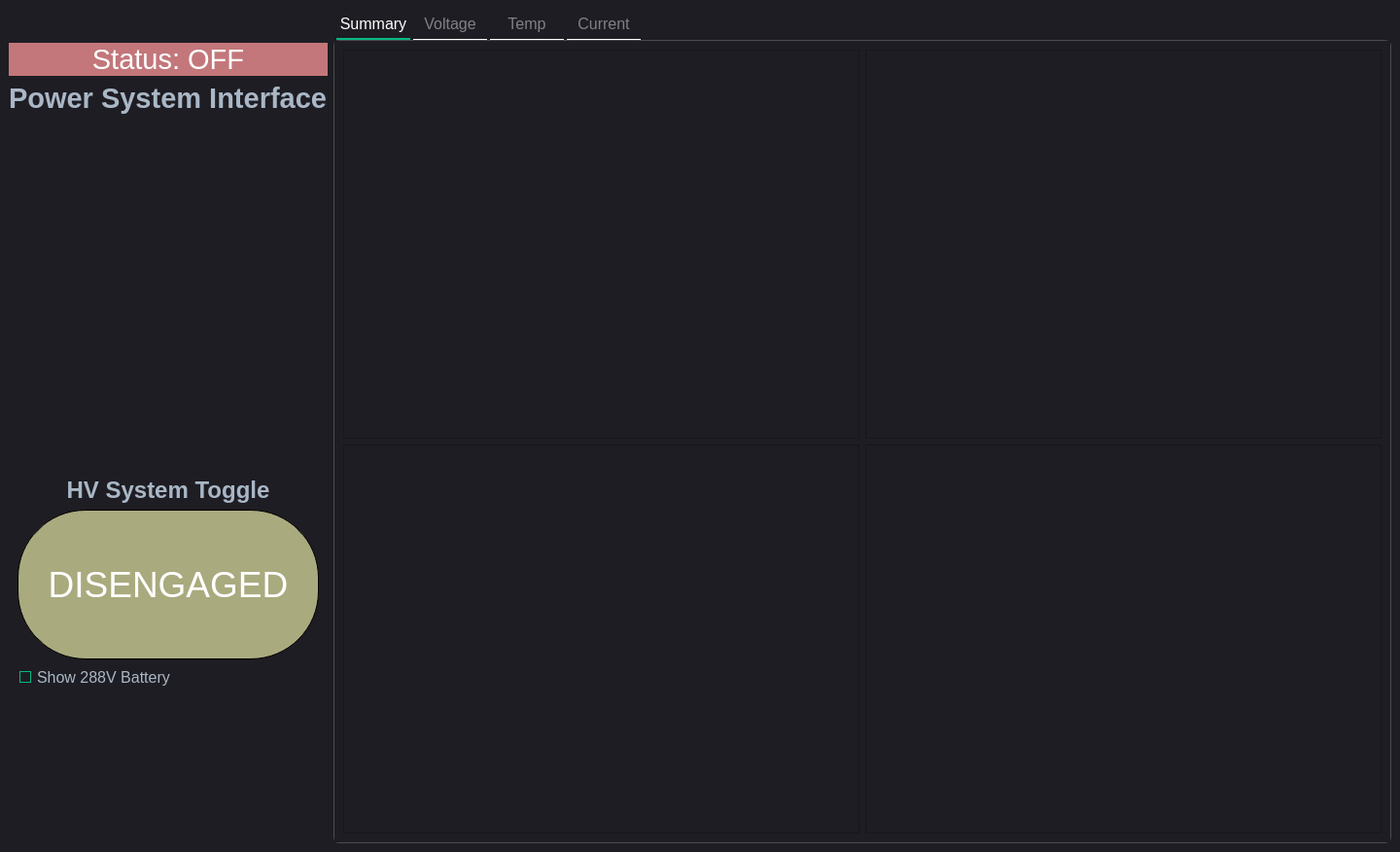
<?xml version="1.0" encoding="UTF-8"?>
<ui version="4.0">
 <class>MainWindow</class>
 <widget class="QMainWindow" name="MainWindow">
  <property name="geometry">
   <rect>
    <x>0</x>
    <y>0</y>
    <width>1440</width>
    <height>876</height>
   </rect>
  </property>
  <property name="windowTitle">
   <string>UTHT Power System Testing Interface</string>
  </property>
  <property name="styleSheet">
   <string notr="true">/*
Material Dark Style Sheet for QT Applications
Author: Jaime A. Quiroga P.
Inspired on https://github.com/jxfwinter/qt-material-stylesheet
Company: GTRONICK
Last updated: 04/12/2018, 15:00.
Available at: https://github.com/GTRONICK/QSS/blob/master/MaterialDark.qss
*/
QMainWindow, QWidget{
	background-color:#1e1d23;
}

QDialog {
	background-color:#1e1d23;
}
QColorDialog {
	background-color:#1e1d23;
}
QTextEdit {
	background-color:#1e1d23;
	color: #a9b7c6;
}
QPlainTextEdit {
	selection-background-color:#007b50;
	background-color:#1e1d23;
	border-style: solid;
	border-top-color: transparent;
	border-right-color: transparent;
	border-left-color: transparent;
	border-bottom-color: transparent;
	border-width: 1px;
	color: #a9b7c6;
}
QPushButton{
	border-style: solid;
	border-top-color: transparent;
	border-right-color: transparent;
	border-left-color: transparent;
	border-bottom-color: transparent;
	border-width: 1px;
	border-style: solid;
	color: #a9b7c6;
	padding: 2px;
	background-color: qlineargradient(x1: 0, y1: 0, x2: 1, y2: 1,
                                      stop: 0 #dadbde, stop:  1 rgb(80, 195, 26));
border: 1px solid; 
border-radius:70%; 
color: #99615f;
}
QPushButton::default{
	border-style: inset;
	border-top-color: transparent;
	border-right-color: transparent;
	border-left-color: transparent;
	border-bottom-color: #04b97f;
	border-width: 1px;
	color: #a9b7c6;
	padding: 2px;
	background-color: #1e1d23;
}
QPushButton:hover{
	border-style: solid;
	border-top-color: #ffffff;
	border-right-color: #ffffff;
	border-left-color: #ffffff;
	border-bottom-color: #ffffff;
	border-left-width: 1px;
	border-right-width: 1px;
	border-top-width: 1px;
	border-bottom-width: 1px;

	border-style: solid;
	background-color: qlineargradient(x1: 0, y1: 0, x2: 1, y2: 1,
                                      stop: 0 #dadbde, stop:  1 rgb(68, 162, 21));
	padding-bottom: 2px;
	 color: #FFFFFF;
}
QPushButton:pressed{
	border-style: solid;
	
	border-top-color: #ffffff;
	border-right-color: #ffffff;
	border-left-color: #ffffff;
	border-bottom-color: #ffffff;
	border-left-width: 3px;
	border-right-width: 3px;
	border-top-width: 3px;
	border-bottom-width: 3px;
	border-style: solid;
	 color: #FFFFFF;
	padding-bottom: 1px;
	background-color: qlineargradient(x1: 0, y1: 0, x2: 1, y2: 1,
                                      stop: 0 #dadbde, stop:  1 rgb(68, 162, 21));}
QToolButton {
	border-style: solid;
	border-top-color: transparent;
	border-right-color: transparent;
	border-left-color: transparent;
	border-bottom-color: #04b97f;
	border-bottom-width: 1px;
	border-style: solid;
	color: #a9b7c6;
	padding: 2px;
	background-color: #1e1d23;
}
QToolButton:hover{
	border-style: solid;
	border-top-color: transparent;
	border-right-color: transparent;
	border-left-color: transparent;
	border-bottom-color: #37efba;
	border-bottom-width: 2px;
	border-style: solid;
	color: #FFFFFF;
	padding-bottom: 1px;
	background-color: #1e1d23;
}
n
QPushButton:disabled{
	border-style: solid;
	border-top-color: transparent;
	border-right-color: transparent;
	border-left-color: transparent;
	border-bottom-color: #808086;
	border-bottom-width: 2px;
	border-style: solid;
	color: #808086;
	padding-bottom: 1px;
	background-color: #1e1d23;
}
QLineEdit {
	border-width: 1px; border-radius: 4px;
	border-color: rgb(58, 58, 58);
	border-style: inset;
	padding: 0 8px;
	color: #a9b7c6;
	background:#1e1d23;
	selection-background-color:#007b50;
	selection-color: #FFFFFF;
}
QLabel {
	color: #a9b7c6;
}
QLCDNumber {
	color: #37e6b4;
}
QProgressBar {
	text-align: center;
	color: rgb(240, 240, 240);
	border-width: 1px; 
	border-radius: 10px;
	border-color: rgb(58, 58, 58);
	border-style: inset;
	background-color:#1e1d23;
}
QProgressBar::chunk {
	background-color: #04b97f;
	border-radius: 5px;
}
QMenuBar {
	background-color: #1e1d23;
}
QMenuBar::item {
	color: #a9b7c6;
  	spacing: 3px;
  	padding: 1px 4px;
  	background: #1e1d23;
}

QMenuBar::item:selected {
  	background:#1e1d23;
	color: #FFFFFF;
}
QMenu::item:selected {
	border-style: solid;
	border-top-color: transparent;
	border-right-color: transparent;
	border-left-color: #04b97f;
	border-bottom-color: transparent;
	border-left-width: 2px;
	color: #FFFFFF;
	padding-left:15px;
	padding-top:4px;
	padding-bottom:4px;
	padding-right:7px;
	background-color: #1e1d23;
}
QMenu::item {
	border-style: solid;
	border-top-color: transparent;
	border-right-color: transparent;
	border-left-color: transparent;
	border-bottom-color: transparent;
	border-bottom-width: 1px;
	border-style: solid;
	color: #a9b7c6;
	padding-left:17px;
	padding-top:4px;
	padding-bottom:4px;
	padding-right:7px;
	background-color: #1e1d23;
}
QMenu{
	background-color:#1e1d23;
}
QTabWidget {
	color:rgb(0,0,0);
	background-color:#1e1d23;
}

QTabWidget::pane {
		border-color: rgb(77,77,77);
		background-color:#1e1d23;
		border-style: solid;
		border-width: 1px;
    	border-radius: 6px;
}

QTabBar::tab {
	border-style: solid;
	border-radius: 20%;
	border-top-color: white;
	border-right-color: white;
	border-left-color: white;
	border-bottom-color: white;
	border-bottom-width: 1px;
	border-style: solid;
	color: #808086;
	padding: 3px;
	margin-left:3px;
	width: 70px;
	height: 25px;
	background-color: #1e1d23;
}
QTabBar::tab:selected, QTabBar::tab:last:selected, QTabBar::tab:hover {
  	border-style: solid;
	border-top-color: transparent;
	border-right-color: transparent;
	border-left-color: transparent;
	border-bottom-color: #04b97f;
	border-bottom-width: 2px;
	border-style: solid;
	color: #FFFFFF;
	padding-left: 3px;
	padding-bottom: 2px;
	margin-left:3px;
	background-color: #1e1d23;
}

QCheckBox {
	color: #a9b7c6;
	padding: 2px;
}
QCheckBox:disabled {
	color: #808086;
	padding: 2px;
}

QCheckBox:hover {
	border-radius:4px;
	border-style:solid;
	padding-left: 1px;
	padding-right: 1px;
	padding-bottom: 1px;
	padding-top: 1px;
	border-width:1px;
	border-color: rgb(87, 97, 106);
	background-color:#1e1d23;
}
QCheckBox::indicator:checked {

	height: 10px;
	width: 10px;
	border-style:solid;
	border-width: 1px;
	border-color: #04b97f;
	color: #a9b7c6;
	background-color: #04b97f;
}
QCheckBox::indicator:unchecked {

	height: 10px;
	width: 10px;
	border-style:solid;
	border-width: 1px;
	border-color: #04b97f;
	color: #a9b7c6;
	background-color: transparent;
}
QRadioButton {
	color: #a9b7c6;
	background-color: #1e1d23;
	padding: 1px;
}
QRadioButton::indicator:checked {
	height: 10px;
	width: 10px;
	border-style:solid;
	border-radius:5px;
	border-width: 1px;
	border-color: #04b97f;
	color: #a9b7c6;
	background-color: #04b97f;
}
QRadioButton::indicator:!checked {
	height: 10px;
	width: 10px;
	border-style:solid;
	border-radius:5px;
	border-width: 1px;
	border-color: #04b97f;
	color: #a9b7c6;
	background-color: transparent;
}
QStatusBar {
	color:#027f7f;
}
QSpinBox {
	color: #a9b7c6;	
	background-color: #1e1d23;
}
QDoubleSpinBox {
	color: #a9b7c6;	
	background-color: #1e1d23;
}
QTimeEdit {
	color: #a9b7c6;	
	background-color: #1e1d23;
}
QDateTimeEdit {
	color: #a9b7c6;	
	background-color: #1e1d23;
}
QDateEdit {
	color: #a9b7c6;	
	background-color: #1e1d23;
}
QComboBox {
	color: #a9b7c6;	
	background: #1e1d23;
}
QComboBox:editable {
	background: #1e1d23;
	color: #a9b7c6;
	selection-background-color: #1e1d23;
}
QComboBox QAbstractItemView {
	color: #a9b7c6;	
	background: #1e1d23;
	selection-color: #FFFFFF;
	selection-background-color: #1e1d23;
}
QComboBox:!editable:on, QComboBox::drop-down:editable:on {
	color: #a9b7c6;	
	background: #1e1d23;
}
QFontComboBox {
	color: #a9b7c6;	
	background-color: #1e1d23;
}
QToolBox {
	color: #a9b7c6;
	background-color: #1e1d23;
}
QToolBox::tab {
	color: #a9b7c6;
	background-color: #1e1d23;
}
QToolBox::tab:selected {
	color: #FFFFFF;
	background-color: #1e1d23;
}
QScrollArea {
	color: #FFFFFF;
	background-color: #1e1d23;
}
QSlider::groove:horizontal {
	height: 5px;
	background: #04b97f;
}
QSlider::groove:vertical {
	width: 5px;
	background: #04b97f;
}
QSlider::handle:horizontal {
	background: qlineargradient(x1:0, y1:0, x2:1, y2:1, stop:0 #b4b4b4, stop:1 #8f8f8f);
	border: 1px solid #5c5c5c;
	width: 14px;
	margin: -5px 0;
	border-radius: 7px;
}
QSlider::handle:vertical {
	background: qlineargradient(x1:1, y1:1, x2:0, y2:0, stop:0 #b4b4b4, stop:1 #8f8f8f);
	border: 1px solid #5c5c5c;
	height: 14px;
	margin: 0 -5px;
	border-radius: 7px;
}
QSlider::add-page:horizontal {
    background: white;
}
QSlider::add-page:vertical {
    background: white;
}
QSlider::sub-page:horizontal {
    background: #04b97f;
}
QSlider::sub-page:vertical {
    background: #04b97f;
}</string>
  </property>
  <widget class="QWidget" name="centralwidget">
   <layout class="QHBoxLayout" name="horizontalLayout">
    <item>
     <layout class="QVBoxLayout" name="powerbuttonlayout">
      <property name="topMargin">
       <number>35</number>
      </property>
      <property name="bottomMargin">
       <number>150</number>
      </property>
      <item>
       <widget class="QLabel" name="statuslabel">
        <property name="sizePolicy">
         <sizepolicy hsizetype="Preferred" vsizetype="Maximum">
          <horstretch>0</horstretch>
          <verstretch>0</verstretch>
         </sizepolicy>
        </property>
        <property name="maximumSize">
         <size>
          <width>16777215</width>
          <height>16777215</height>
         </size>
        </property>
        <property name="font">
         <font>
          <pointsize>22</pointsize>
         </font>
        </property>
        <property name="styleSheet">
         <string notr="true">color: white; background-color:  #c3777a;</string>
        </property>
        <property name="text">
         <string>Status: OFF</string>
        </property>
        <property name="alignment">
         <set>Qt::AlignHCenter|Qt::AlignTop</set>
        </property>
       </widget>
      </item>
      <item>
       <widget class="QLabel" name="titlelabel">
        <property name="sizePolicy">
         <sizepolicy hsizetype="Preferred" vsizetype="Maximum">
          <horstretch>0</horstretch>
          <verstretch>0</verstretch>
         </sizepolicy>
        </property>
        <property name="font">
         <font>
          <pointsize>22</pointsize>
          <weight>75</weight>
          <bold>true</bold>
         </font>
        </property>
        <property name="styleSheet">
         <string notr="true"/>
        </property>
        <property name="text">
         <string>Power System Interface</string>
        </property>
        <property name="wordWrap">
         <bool>true</bool>
        </property>
        <property name="margin">
         <number>5</number>
        </property>
       </widget>
      </item>
      <item>
       <spacer name="verticalSpacer">
        <property name="orientation">
         <enum>Qt::Vertical</enum>
        </property>
        <property name="sizeType">
         <enum>QSizePolicy::MinimumExpanding</enum>
        </property>
        <property name="sizeHint" stdset="0">
         <size>
          <width>20</width>
          <height>40</height>
         </size>
        </property>
       </spacer>
      </item>
      <item>
       <widget class="QFrame" name="hvsystemtoggleframe">
        <property name="sizePolicy">
         <sizepolicy hsizetype="Preferred" vsizetype="Maximum">
          <horstretch>0</horstretch>
          <verstretch>0</verstretch>
         </sizepolicy>
        </property>
        <layout class="QVBoxLayout" name="verticalLayout_3">
         <property name="topMargin">
          <number>250</number>
         </property>
         <item>
          <widget class="QLabel" name="hvsystemtogglelabel">
           <property name="sizePolicy">
            <sizepolicy hsizetype="Preferred" vsizetype="Maximum">
             <horstretch>0</horstretch>
             <verstretch>1</verstretch>
            </sizepolicy>
           </property>
           <property name="font">
            <font>
             <pointsize>18</pointsize>
             <weight>75</weight>
             <bold>true</bold>
            </font>
           </property>
           <property name="styleSheet">
            <string notr="true"/>
           </property>
           <property name="text">
            <string>HV System Toggle</string>
           </property>
           <property name="alignment">
            <set>Qt::AlignCenter</set>
           </property>
           <property name="wordWrap">
            <bool>true</bool>
           </property>
          </widget>
         </item>
         <item>
          <widget class="QPushButton" name="hvsystembutton">
           <property name="sizePolicy">
            <sizepolicy hsizetype="Preferred" vsizetype="Minimum">
             <horstretch>0</horstretch>
             <verstretch>0</verstretch>
            </sizepolicy>
           </property>
           <property name="minimumSize">
            <size>
             <width>0</width>
             <height>154</height>
            </size>
           </property>
           <property name="maximumSize">
            <size>
             <width>16777215</width>
             <height>187</height>
            </size>
           </property>
           <property name="font">
            <font>
             <pointsize>28</pointsize>
             <weight>50</weight>
             <bold>false</bold>
            </font>
           </property>
           <property name="styleSheet">
            <string notr="true">color: white; background-color: rgb(170, 170, 127);
</string>
           </property>
           <property name="text">
            <string>DISENGAGED</string>
           </property>
           <property name="checkable">
            <bool>true</bool>
           </property>
           <property name="checked">
            <bool>false</bool>
           </property>
          </widget>
         </item>
         <item>
          <widget class="QCheckBox" name="hvcheckbox">
           <property name="sizePolicy">
            <sizepolicy hsizetype="Minimum" vsizetype="Minimum">
             <horstretch>0</horstretch>
             <verstretch>0</verstretch>
            </sizepolicy>
           </property>
           <property name="font">
            <font>
             <pointsize>12</pointsize>
            </font>
           </property>
           <property name="text">
            <string>Show 288V Battery</string>
           </property>
           <property name="iconSize">
            <size>
             <width>16</width>
             <height>16</height>
            </size>
           </property>
          </widget>
         </item>
        </layout>
       </widget>
      </item>
     </layout>
    </item>
    <item>
     <widget class="QTabWidget" name="tabs">
      <property name="minimumSize">
       <size>
        <width>0</width>
        <height>0</height>
       </size>
      </property>
      <property name="font">
       <font>
        <pointsize>12</pointsize>
       </font>
      </property>
      <property name="focusPolicy">
       <enum>Qt::WheelFocus</enum>
      </property>
      <property name="layoutDirection">
       <enum>Qt::LeftToRight</enum>
      </property>
      <property name="tabPosition">
       <enum>QTabWidget::North</enum>
      </property>
      <property name="tabShape">
       <enum>QTabWidget::Rounded</enum>
      </property>
      <property name="currentIndex">
       <number>0</number>
      </property>
      <property name="iconSize">
       <size>
        <width>16</width>
        <height>16</height>
       </size>
      </property>
      <property name="elideMode">
       <enum>Qt::ElideNone</enum>
      </property>
      <property name="usesScrollButtons">
       <bool>true</bool>
      </property>
      <property name="documentMode">
       <bool>false</bool>
      </property>
      <property name="tabsClosable">
       <bool>false</bool>
      </property>
      <property name="movable">
       <bool>false</bool>
      </property>
      <widget class="QWidget" name="tab_summary">
       <property name="sizePolicy">
        <sizepolicy hsizetype="Preferred" vsizetype="Preferred">
         <horstretch>0</horstretch>
         <verstretch>0</verstretch>
        </sizepolicy>
       </property>
       <attribute name="title">
        <string>Summary</string>
       </attribute>
       <layout class="QGridLayout" name="gridLayout">
        <property name="bottomMargin">
         <number>9</number>
        </property>
        <property name="horizontalSpacing">
         <number>6</number>
        </property>
        <item row="0" column="2">
         <widget class="VLinePlot" name="summaryvoltagelinegraph"/>
        </item>
        <item row="0" column="4">
         <widget class="VBarPlot" name="summaryvoltagebargraph"/>
        </item>
        <item row="1" column="2">
         <widget class="TLinePlot" name="summarytemplinegraph"/>
        </item>
        <item row="1" column="4">
         <widget class="TBarPlot" name="summarytempbargraph"/>
        </item>
       </layout>
      </widget>
      <widget class="QWidget" name="tab_voltage">
       <attribute name="title">
        <string>Voltage</string>
       </attribute>
       <layout class="QHBoxLayout" name="horizontalLayout_2">
        <item>
         <layout class="QVBoxLayout" name="verticalLayout_4">
          <item>
           <spacer name="verticalSpacer_4">
            <property name="orientation">
             <enum>Qt::Vertical</enum>
            </property>
            <property name="sizeHint" stdset="0">
             <size>
              <width>20</width>
              <height>40</height>
             </size>
            </property>
           </spacer>
          </item>
          <item>
           <widget class="QPushButton" name="voltagerecordbutton">
            <property name="sizePolicy">
             <sizepolicy hsizetype="Fixed" vsizetype="Fixed">
              <horstretch>0</horstretch>
              <verstretch>0</verstretch>
             </sizepolicy>
            </property>
            <property name="minimumSize">
             <size>
              <width>61</width>
              <height>61</height>
             </size>
            </property>
            <property name="maximumSize">
             <size>
              <width>61</width>
              <height>61</height>
             </size>
            </property>
            <property name="font">
             <font>
              <pointsize>8</pointsize>
              <weight>75</weight>
              <bold>true</bold>
             </font>
            </property>
            <property name="styleSheet">
             <string notr="true">color: white; background-color: qlineargradient(x1: 0, y1: 0, x2: 1, y2: 1, stop: 0 #dadbde, stop:  1 #de1641);</string>
            </property>
            <property name="text">
             <string>Not
Recording</string>
            </property>
            <property name="checkable">
             <bool>true</bool>
            </property>
           </widget>
          </item>
         </layout>
        </item>
        <item>
         <widget class="VLinePlot" name="voltagegraph"/>
        </item>
       </layout>
      </widget>
      <widget class="QWidget" name="tab_temperature">
       <attribute name="title">
        <string>Temp</string>
       </attribute>
       <layout class="QHBoxLayout" name="horizontalLayout_3">
        <item>
         <layout class="QVBoxLayout" name="verticalLayout_2">
          <item>
           <spacer name="verticalSpacer_3">
            <property name="orientation">
             <enum>Qt::Vertical</enum>
            </property>
            <property name="sizeHint" stdset="0">
             <size>
              <width>20</width>
              <height>40</height>
             </size>
            </property>
           </spacer>
          </item>
          <item>
           <widget class="QPushButton" name="temprecordbutton">
            <property name="sizePolicy">
             <sizepolicy hsizetype="Fixed" vsizetype="Fixed">
              <horstretch>0</horstretch>
              <verstretch>0</verstretch>
             </sizepolicy>
            </property>
            <property name="minimumSize">
             <size>
              <width>61</width>
              <height>61</height>
             </size>
            </property>
            <property name="maximumSize">
             <size>
              <width>61</width>
              <height>61</height>
             </size>
            </property>
            <property name="font">
             <font>
              <pointsize>8</pointsize>
              <weight>75</weight>
              <bold>true</bold>
             </font>
            </property>
            <property name="styleSheet">
             <string notr="true">color: white; background-color: qlineargradient(x1: 0, y1: 0, x2: 1, y2: 1, stop: 0 #dadbde, stop:  1 #de1641);
</string>
            </property>
            <property name="text">
             <string>Not
Recording</string>
            </property>
            <property name="checkable">
             <bool>true</bool>
            </property>
           </widget>
          </item>
         </layout>
        </item>
        <item>
         <widget class="TLinePlot" name="tempgraph"/>
        </item>
       </layout>
      </widget>
      <widget class="QWidget" name="tab_current">
       <attribute name="title">
        <string>Current</string>
       </attribute>
       <layout class="QHBoxLayout" name="horizontalLayout_4">
        <item>
         <layout class="QVBoxLayout" name="verticalLayout">
          <item>
           <spacer name="verticalSpacer_2">
            <property name="orientation">
             <enum>Qt::Vertical</enum>
            </property>
            <property name="sizeHint" stdset="0">
             <size>
              <width>20</width>
              <height>40</height>
             </size>
            </property>
           </spacer>
          </item>
          <item>
           <widget class="QPushButton" name="currentrecordbutton">
            <property name="sizePolicy">
             <sizepolicy hsizetype="Fixed" vsizetype="Fixed">
              <horstretch>0</horstretch>
              <verstretch>0</verstretch>
             </sizepolicy>
            </property>
            <property name="minimumSize">
             <size>
              <width>61</width>
              <height>61</height>
             </size>
            </property>
            <property name="maximumSize">
             <size>
              <width>61</width>
              <height>61</height>
             </size>
            </property>
            <property name="font">
             <font>
              <pointsize>8</pointsize>
              <weight>75</weight>
              <bold>true</bold>
             </font>
            </property>
            <property name="styleSheet">
             <string notr="true">color: white; background-color: qlineargradient(x1: 0, y1: 0, x2: 1, y2: 1, stop: 0 #dadbde, stop:  1 #de1641);</string>
            </property>
            <property name="text">
             <string>Not
Recording</string>
            </property>
            <property name="checkable">
             <bool>true</bool>
            </property>
           </widget>
          </item>
         </layout>
        </item>
        <item>
         <widget class="CLinePlot" name="currentgraph"/>
        </item>
       </layout>
      </widget>
     </widget>
    </item>
   </layout>
  </widget>
 </widget>
 <customwidgets>
  <customwidget>
   <class>VLinePlot</class>
   <extends>QGraphicsView</extends>
   <header>plot</header>
  </customwidget>
  <customwidget>
   <class>VBarPlot</class>
   <extends>QGraphicsView</extends>
   <header>plot</header>
  </customwidget>
  <customwidget>
   <class>TLinePlot</class>
   <extends>QGraphicsView</extends>
   <header>plot</header>
  </customwidget>
  <customwidget>
   <class>TBarPlot</class>
   <extends>QGraphicsView</extends>
   <header>plot</header>
  </customwidget>
  <customwidget>
   <class>CLinePlot</class>
   <extends>QGraphicsView</extends>
   <header>plot</header>
  </customwidget>
 </customwidgets>
 <resources/>
 <connections/>
</ui>
